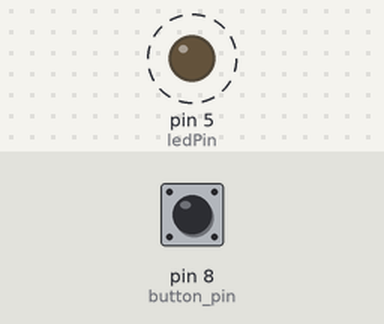
A sketch run on a simulated Arduino Uno, built with avr-gcc and run on an emulated ATmega328P. Shown: output pins drawn as LEDs (lit = HIGH). Dashed ring = blinking. The test bench sets the inputs (shaded band); at power-on: pin 8 (button_pin) HIGH. Random numbers use the default seed unless the sketch sets one; what the sketch prints to the serial monitor is not drawn.

Above: at 0.5 s.
Timing chart, 0 to 4.6 s (numbered marks = the images above):
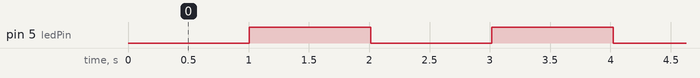

Measured:
- by itself, pin 5 (ledPin): alternates HIGH for 1.0 s and LOW for 1.0 s

The sketch:

TLP_Weekend_2016_Arduino.ino
```cpp
int button_pin = 8;
const int ledPin =  5;
int ledState = LOW;
unsigned long previousMillis = 0;
const long interval = 1000;

void setup() {
  pinMode (button_pin, INPUT_PULLUP);
  pinMode(ledPin, OUTPUT);
  Serial.begin(9600);
}

int dice = 0;
int bit0, bit1, bit2;

void loop() {

bool button_stat = digitalRead (button_pin);

if (button_stat == LOW) // Button is reverse polarity (INPUT_PULLUP)
{
    dice = random (7); // Generates a random number from 0 to 7
}

// We make bitwise AND with dice and 1, 2 and 4
// dice = 0 = 000
// dice = 1 = 001
// dice = 2 = 010
// dice = 3 = 011
// dice = 4 = 100
// dice = 5 = 101
// dice = 6 = 110
// dice = 7 = 111

bit0 = dice & 1;
bit1 = dice & 2;
bit2 = dice & 4;

Serial.print("number: ");
Serial.println(dice);
Serial.print("Bit0: ");
Serial.println(bit0);
Serial.print("Bit1: ");
Serial.println(bit1);
Serial.print("Bit2: ");
Serial.println(bit2);

if (bit0 >> 0)
  {digitalWrite (11, HIGH);
  }
else   digitalWrite (11, LOW);

if (bit1 >> 0)
  {digitalWrite (12, HIGH);
  }
else   digitalWrite (12, LOW);

if (bit2 >> 0)
  {digitalWrite (13, HIGH);
  }
else   digitalWrite (13, LOW);

delay (100);

// Hacer blink

unsigned long currentMillis = millis();

  if(currentMillis - previousMillis >= interval) {
    // save the last time you blinked the LED
    previousMillis = currentMillis;

    // if the LED is off turn it on and vice-versa:
    if (ledState == LOW)
      ledState = HIGH;
    else
      ledState = LOW;

    // set the LED with the ledState of the variable:
    digitalWrite(ledPin, ledState);
  }

}
```
